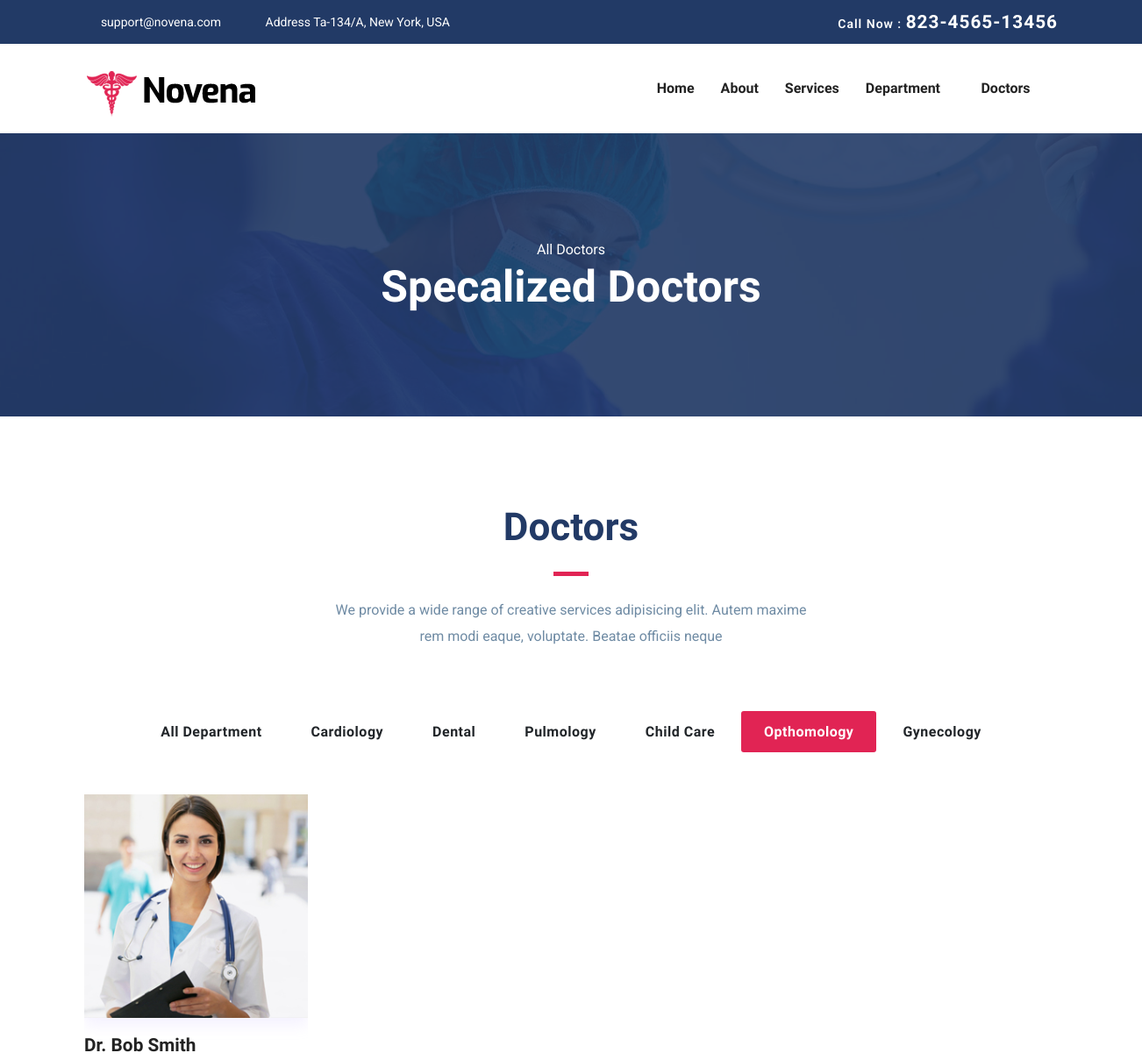
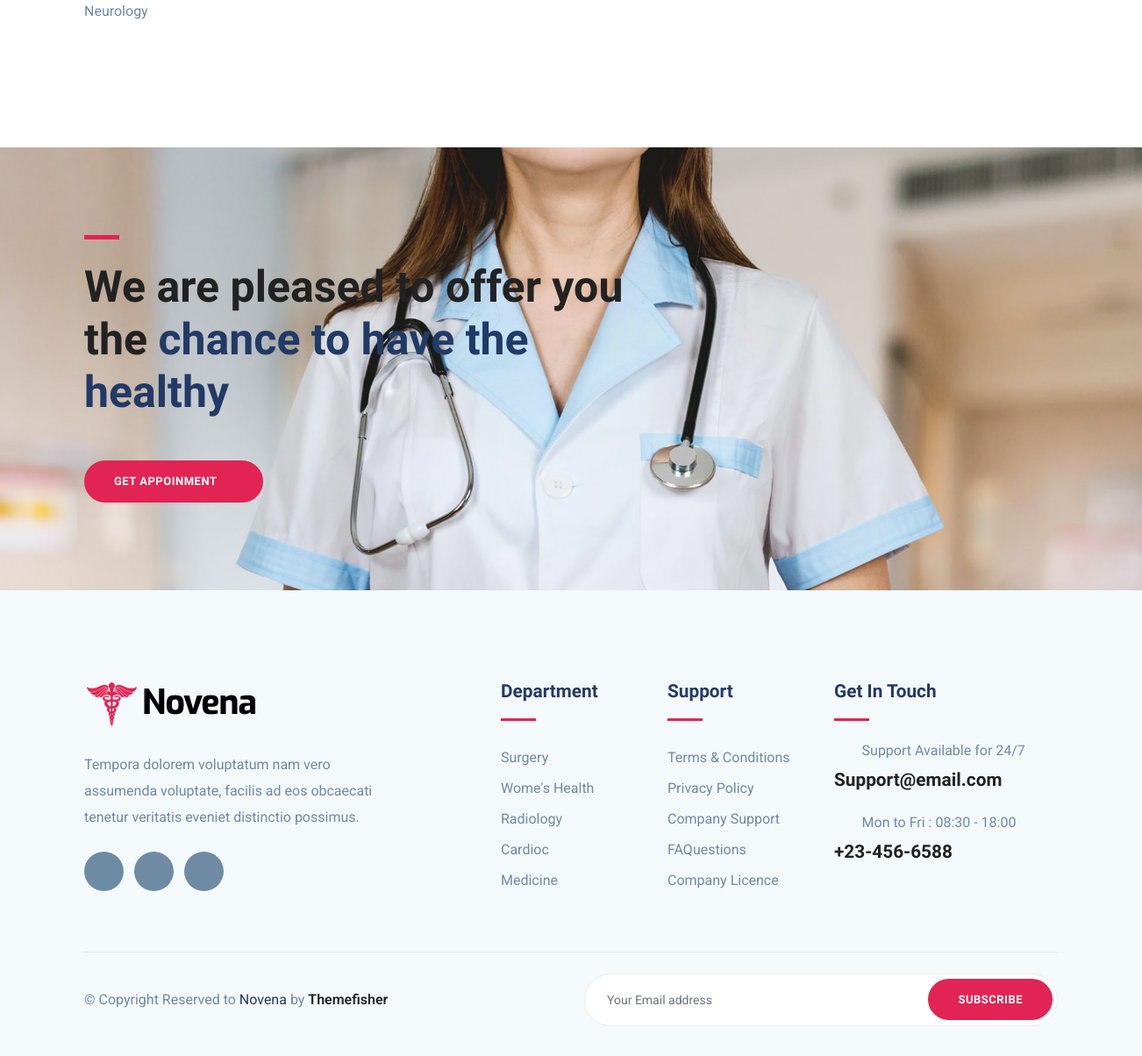
Page /opthomology/ on the committed database (2 pictures, top to bottom).
### hospital/models.py (models this page shows, shortened)
class Doctor(models.Model):
    name = models.CharField(max_length=200)
    description = HTMLField()
    phone = models.CharField(max_length=20)
    image = models.ImageField(upload_to='doctor')
    specialist = models.CharField(max_length=200)
    department = models.ForeignKey(Department,on_delete=models.CASCADE,blank=True,null=True)
    slug = AutoSlugField(populate_from='name',null=True)

### hospital/views.py (the view)
# urls.py: path('opthomology/', opthomology_doctor_page, name='opthomology_doctors'),
def opthomology_doctor_page(request):
    department = get_object_or_404(Department, name='Opthomology')
    doctors = Doctor.objects.filter(department=department)
    context = {'doctors': doctors}
    return render(request, 'opthomology.html', context)

### hospital/templates/opthomology.html (shortened to what this page needs)
{% extends "base.html" %}
{% load static %}
{% block content %}
<section class="page-title bg-1">
  <div class="container">
    <div class="row">
      <div class="col-md-12">
        <div class="block text-center">
          <span class="text-white">All Doctors</span>
          <h1 class="text-capitalize mb-5 text-lg">Specalized doctors</h1>
        </div>
      </div>
    </div>
  </div>
</section>
<section class="section doctors">
  <div class="container">
  	  <div class="row justify-content-center">
             <div class="col-lg-6 text-center">
                <div class="section-title">
                    <h2>Doctors</h2>
                    <div class="divider mx-auto my-4"></div>
                    <p>We provide a wide range of creative services adipisicing elit. Autem maxime rem modi eaque, voluptate. Beatae officiis neque </p>
                </div>
            </div>
        </div>
      <div class="col-12 text-center mb-5">
    <div class="btn-group btn-group-toggle" >
        <a href="{% url 'doctors' %}" class="btn ">
            <input type="radio" name="shuffle-filter"   />All Department
        </a>
        <a href="{% url 'cardiology_doctors' %}" class="btn">
            <input type="radio" name="shuffle-filter"  />Cardiology
        </a>
        <a href="{% url 'dental_doctors' %}" class="btn">
            <input type="radio" name="shuffle-filter" />Dental
        </a>
        <a href="{% url 'pulmology_doctors' %}" class="btn">
            <input type="radio" name="shuffle-filter" />Pulmology
        </a>
        <a href="{% url 'child_care_doctors' %}" class="btn">
            <input type="radio" name="shuffle-filter" />Child Care
        </a>
        <a href="{% url 'opthomology_doctors' %}" class="btn active">
            <input type="radio" name="shuffle-filter" checked="checked" />Opthomology
        </a>
        <a href="{% url 'gynecology_doctors' %}" class="btn">
            <input type="radio" name="shuffle-filter"  />Gynecology
    	  </a>
    	</div>
		</div>
    <div class="row shuffle-wrapper portfolio-gallery">
				{% for doctor in doctors %}
					<div class="col-lg-3 col-sm-6 col-md-6 mb-4 shuffle-item">
	      	<div class="position-relative doctor-inner-box">
		        <div class="doctor-profile">
	               <div class="doctor-img">
								 <a href="{% url 'doctor' doctor.slug %}">
	               		<img src="{{ doctor.image.url }}" alt="doctor-image" class="img-fluid w-100">
								 </a>
	               </div>
	            </div>
                <div class="content mt-3">
                	<h4 class="mb-0"><a href="{% url 'doctor' doctor.slug %}"> {{doctor.name}} </a></h4>
                	<p>{{doctor.specialist}} </p>
                </div>
	      	</div>
      	</div>
				{% endfor %}
    </div>
  </div>
</section>
<section class="section cta-page">
	<div class="container">
		<div class="row">
			<div class="col-lg-7">
				<div class="cta-content">
					<div class="divider mb-4"></div>
					<h2 class="mb-5 text-lg">We are pleased to offer you the <span class="title-color">chance to have the healthy</span></h2>
					<a href="{% url 'appointment' %}" class="btn btn-main-2 btn-round-full">Get appoinment<i class="icofont-simple-right  ml-2"></i></a>
				</div>
			</div>
		</div>
	</div>
</section>
{% endblock content %}

### static/css/style.css (style rules this page uses)
html { overflow-x: hidden; }
body { line-height: 1.6; font-family: "Roboto", sans-serif; -webkit-font-smoothing: antialiased; font-size: 16px; color: #6F8BA4; font-weight: 400; }
h1, .h1, h2, .h2, h3, .h3, h4, .h4, h5, .h5, h6, .h6 { font-family: "Exo", sans-serif; font-weight: 700; color: #222; }
h1, .h1 { font-size: 2.5rem; }
h2, .h2 { font-size: 44px; }
h4, .h4 { font-size: 1.3rem; line-height: 30px; }
p { line-height: 30px; }
.btn { display: inline-block; font-size: 14px; font-size: 0.8125rem; font-weight: 700; letter-spacing: .5px; padding: .75rem 2rem; font-family: "Exo", sans-serif; text-transform: uppercase; border-radius: 5px; border: 2px solid transparent; transition: all .35s ease; }
.btn-main-2 { background: #e12454; color: #fff; border-color: #e12454; }
.btn-round-full { border-radius: 50px; }
.section { padding: 100px 0; }
.text-lg { font-size: 3.75rem; }
a { color: #222; text-decoration: none; transition: all .35s ease; }
.page-title { padding: 120px 0px 70px 0px; position: relative; }
.page-title .block h1 { color: #fff; }
.title-color { color: #223a66; }
.section-title { margin-bottom: 70px; }
.section-title h2 { color: #223a66; }
.text-lg { font-size: 50px; }
.bg-1 { background: url("../images/bg/22.jpg") no-repeat 50% 50%; background-size: cover; position: relative; }
.divider { width: 40px; height: 5px; background: #e12454; }
.doctors .btn-group .btn { border-radius: 0px; margin: 0px 2px; text-transform: capitalize; font-size: 16px; padding: .6rem 1.5rem; cursor: pointer; }
.doctors .btn-group .btn.active { box-shadow: none !important; border-color: transparent; background: #e12454; color: #fff; }
.doctors .btn-group > .btn-group:not(:last-child) > .btn, .doctors .btn-group > .btn:not(:last-child):not(.dropdown-toggle), .doctors .btn-group > .btn:not(:first-child) { border-radius: 3px; }
.doctor-inner-box { overflow: hidden; }
.doctor-inner-box .doctor-profile { overflow: hidden; position: relative; box-shadow: 0px 8px 16px 0px rgba(200, 183, 255, 0.2); }
.doctor-inner-box .doctor-profile .doctor-img { transition: all .35s ease; }
.cta-page { background: url("../images/bg/banner.jpg") no-repeat; background-size: cover; position: relative; }

### rows in the picture
Doctor: image (picture), name "Dr. Bob Smith", specialist "Neurology"
